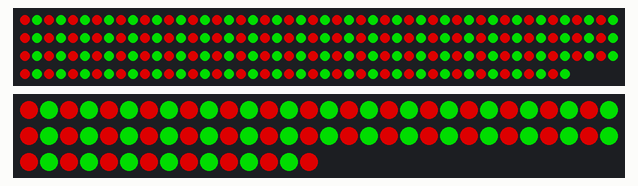
A sketch run on a simulated Arduino Uno, built with avr-gcc and run on an emulated ATmega328P. Shown: 196 RGB LEDs in strip order, left to right, continuing on the next row, 75 RGB LEDs in strip order, left to right, continuing on the next row. Dim RGB values are drawn brighter than linear; random numbers use the default seed unless the sketch sets one.

Above: at 0.08 s.
At 1.35 s:
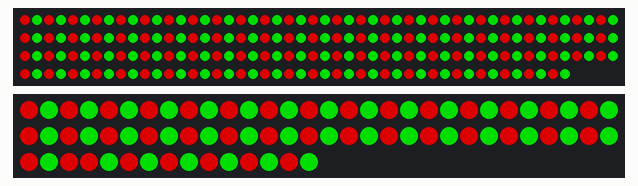
At 2.63 s:
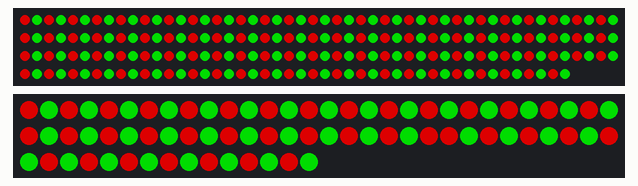
At 5.17 s:
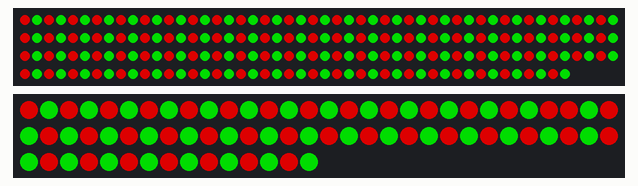
At 7.72 s:
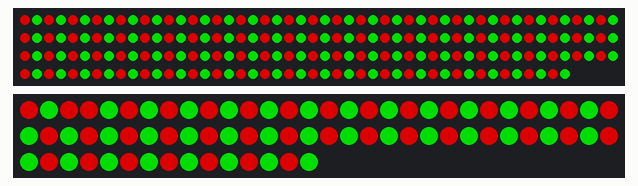
At 10.47 s:
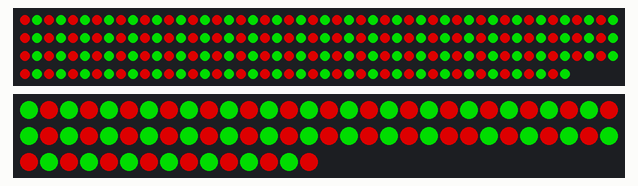

The sketch:

christmas.ino
```cpp
#include <Adafruit_NeoPixel.h>

#define STRIP_1_PIN 12
#define STRIP_1_LEN 196
#define STRIP_2_PIN 13
#define STRIP_2_LEN 75

Adafruit_NeoPixel strip_1(STRIP_1_LEN, STRIP_1_PIN, NEO_GRB + NEO_KHZ800);
Adafruit_NeoPixel strip_2(STRIP_2_LEN, STRIP_2_PIN, NEO_GRB + NEO_KHZ800);

// ----- Christmas Palette -----
uint32_t XmasRed(Adafruit_NeoPixel &s)    { return s.Color(255, 0, 0); }
uint32_t XmasGreen(Adafruit_NeoPixel &s)  { return s.Color(0, 255, 0); }
uint32_t XmasGold(Adafruit_NeoPixel &s)   { return s.Color(255, 180, 40); }

uint32_t ChristmasColor(int pos, Adafruit_NeoPixel &s) {
  // Alternate red → green
  if (pos % 2 == 0) return XmasRed(s);
  return XmasGreen(s);
}

void fill_strip_xmas(Adafruit_NeoPixel &strip, int offset);
void sparkle_xmas(Adafruit_NeoPixel &strip, int chance);
void rain_effect_xmas(Adafruit_NeoPixel &strip, int chunks, int offset);
void xmas_chase(Adafruit_NeoPixel &strip, int offset);
void eq_xmas(Adafruit_NeoPixel &strip, int chunks, int volume);

int iteration = 0;
int restart_after_iteration = 5000;

void setup() {
  strip_1.begin();
  strip_2.begin();

  strip_1.setBrightness(150);
  strip_2.setBrightness(150);

  strip_1.clear();
  strip_2.clear();

  strip_1.show();
  strip_2.show();
}

// ----------------------------------------------------
// LOOP
// ----------------------------------------------------
void loop() {
  if (iteration < 500) {
    fill_strip_xmas(strip_1, iteration);
    fill_strip_xmas(strip_2, iteration);

  } else if (iteration < 2000) {
    sparkle_xmas(strip_2, 5);
    rain_effect_xmas(strip_1, 4, iteration);

  } else if (iteration < 4000) {
    int volume = (iteration / 10);
    eq_xmas(strip_1, 4, volume);
    eq_xmas(strip_2, 4, volume);

  } else {
    xmas_chase(strip_1, iteration);
    xmas_chase(strip_2, iteration);
  }

  strip_1.show();
  strip_2.show();

  iteration++;
  if (iteration >= restart_after_iteration) iteration = 0;
}

// ----------------------------------------------------
// EFFECTS
// ----------------------------------------------------

// Alternating red/green fill with slow offset
void fill_strip_xmas(Adafruit_NeoPixel &strip, int offset) {
  for (int i = 0; i < strip.numPixels(); i++) {
    int index = (i + offset / 5) % strip.numPixels();
    strip.setPixelColor(i, ChristmasColor(index, strip));
  }
}

// Sparkles in warm gold / red / green
void sparkle_xmas(Adafruit_NeoPixel &strip, int chance) {
  for (int i = 0; i < strip.numPixels(); i++) {
    if (random(0, 100) < chance) {
      int t = random(0, 3);
      if (t == 0) strip.setPixelColor(i, XmasRed(strip));
      else if (t == 1) strip.setPixelColor(i, XmasGreen(strip));
      else strip.setPixelColor(i, XmasGold(strip));
    } else {
      strip.setPixelColor(i, 0, 0, 0);
    }
  }
}

// Raining gold/red drops
void rain_effect_xmas(Adafruit_NeoPixel &strip, int chunks, int offset) {
  int chunk_length = strip.numPixels() / chunks;
  int gap = 25;

  for (int i = 0; i < chunk_length; i++) {
    int pos = i % gap;
    int brightness = 0;

    if (pos == 9) brightness = 255;
    else if (pos == 8) brightness = 120;
    else if (pos == 7) brightness = 40;

    for (int r = 0; r < chunks; r++) {
      int pixel = (r * chunk_length) + i;
      int randShift = r * 17;

      uint32_t base =
        (random(0, 2) == 0) ? XmasGold(strip) : XmasRed(strip);

      uint8_t R = (base >> 16) & 0xFF;
      uint8_t G = (base >> 8) & 0xFF;
      uint8_t B = base & 0xFF;

      strip.setPixelColor(
        (pixel + offset + randShift) % strip.numPixels(),
        strip.Color(R * brightness / 255, G * brightness / 255, B * brightness / 255)
      );
    }
  }
}

// Christmas chase with tail (red → green → gold)
void xmas_chase(Adafruit_NeoPixel &strip, int offset) {
  int n = strip.numPixels();
  int trail = 10;

  for (int i = 0; i < n; i++) {
    int head = (offset / 2) % n;
    int dist = (i - head + n) % n;

    if (dist < trail) {
      float fade = 1.0 - (float)dist / trail;

      uint32_t base;
      if (dist < 2) base = XmasGold(strip);
      else if (dist < 5) base = XmasGreen(strip);
      else base = XmasRed(strip);

      uint8_t r = ((base >> 16) & 0xFF) * fade;
      uint8_t g = ((base >> 8) & 0xFF) * fade;
      uint8_t b = (base & 0xFF) * fade;

      strip.setPixelColor(i, r, g, b);
    } else {
      strip.setPixelColor(i, 0, 0, 0);
    }
  }
}

// Eq bars in Christmas colours
void eq_xmas(Adafruit_NeoPixel &strip, int chunks, int volume) {
  int virtual_chunks = (chunks * 2) - 1;
  int quant = volume % (virtual_chunks + 1);
  int toLight = (quant > chunks) ? (chunks * 2 - quant) : quant;

  strip.clear();
  int px = strip.numPixels() / chunks;

  for (int c = 0; c < chunks; c++) {
    if (c < toLight) {
      for (int p = 0; p < px; p++) {

        int type = (c + p) % 3;
        uint32_t col =
          (type == 0) ? XmasRed(strip) :
          (type == 1) ? XmasGreen(strip) :
                        XmasGold(strip);

        strip.setPixelColor(c * px + p, col);
      }
    }
  }
}
```
